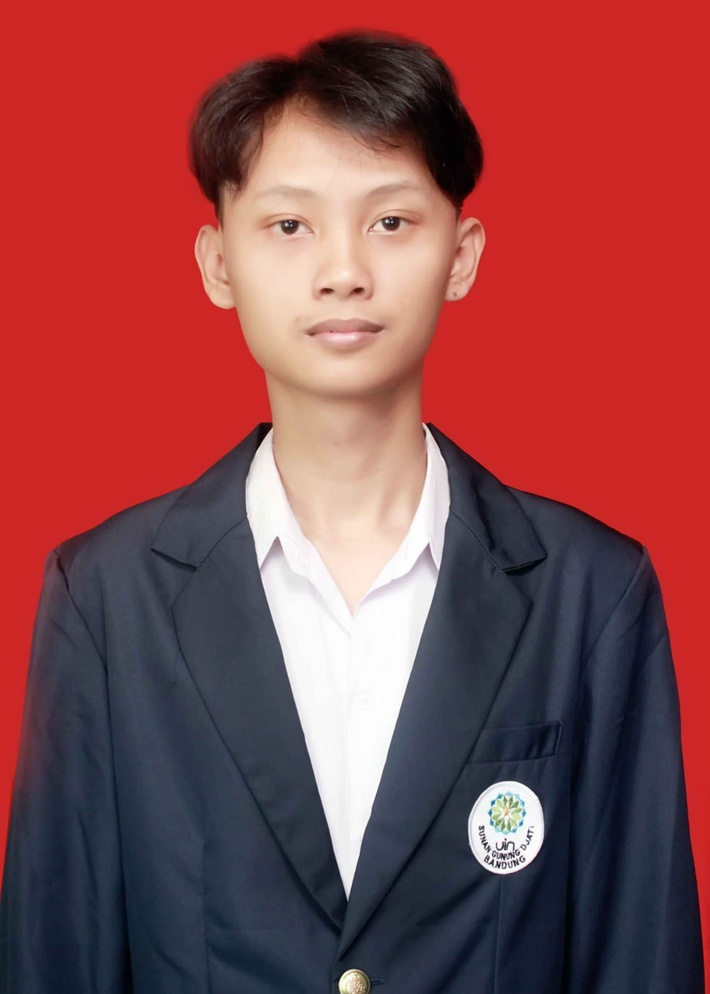
#> input picture saya.jpg, 710 x 994 px, shrunk from 1142 x 1600 before the run
$ python 'Praktikum 11 Morfologi Citra-Dilasi&Erosi.py'
#> lines starting #> are read from the running program, lines starting #| are printed output that depends on the picture
#import library
import cv2
import numpy as np
import matplotlib.pyplot as plt

#import image
# Reading the input image
img = cv2.imread('saya.jpg', 0)
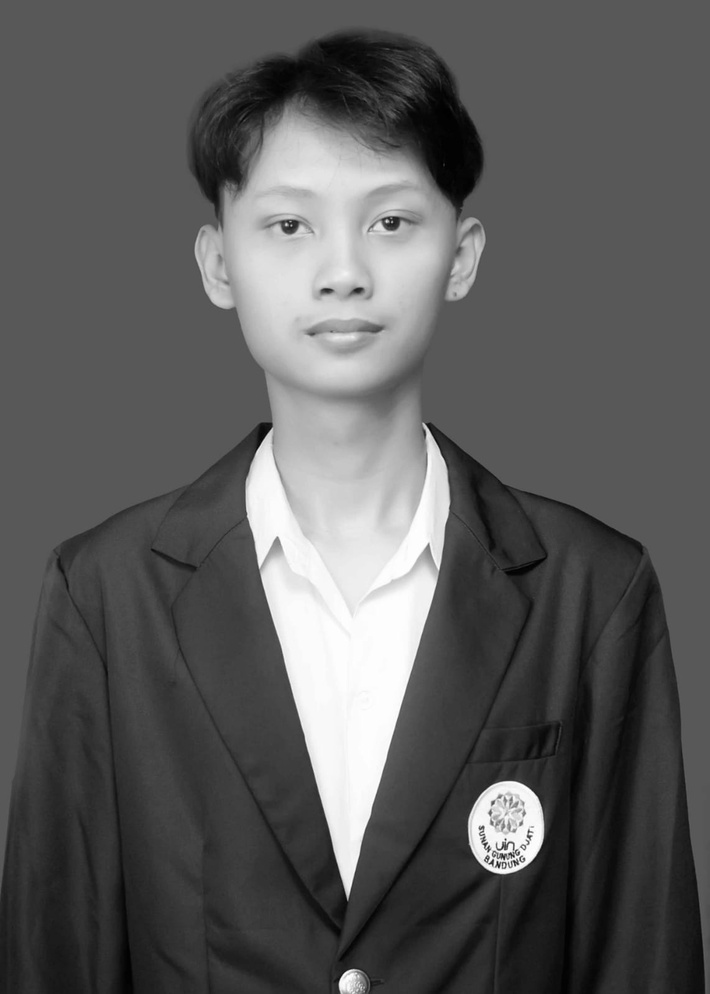
#> img: shape (994, 710); min 0, max 255, mean 90.7

# Taking a matrix of size 5 as the kernel
kernel = np.ones((5,5), np.uint8)

#proses dilasi dan erosi
img_erosion = cv2.erode(img, kernel, iterations=1)
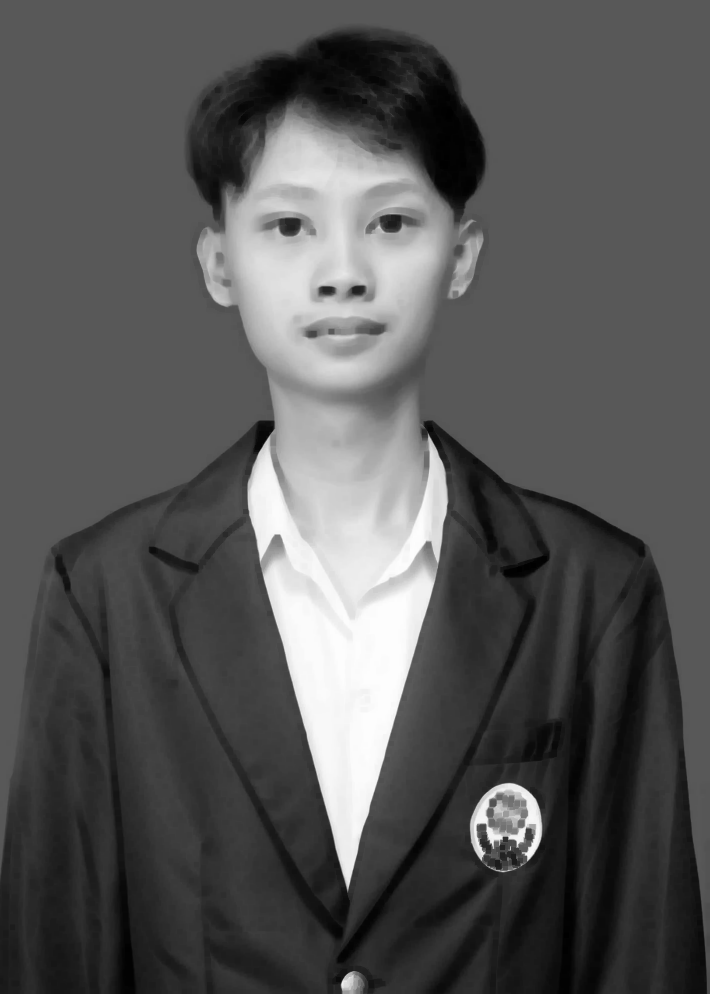
#> img_erosion: shape (994, 710); min 0, max 253, mean 85.7
img_dilation = cv2.dilate(img, kernel, iterations=1)
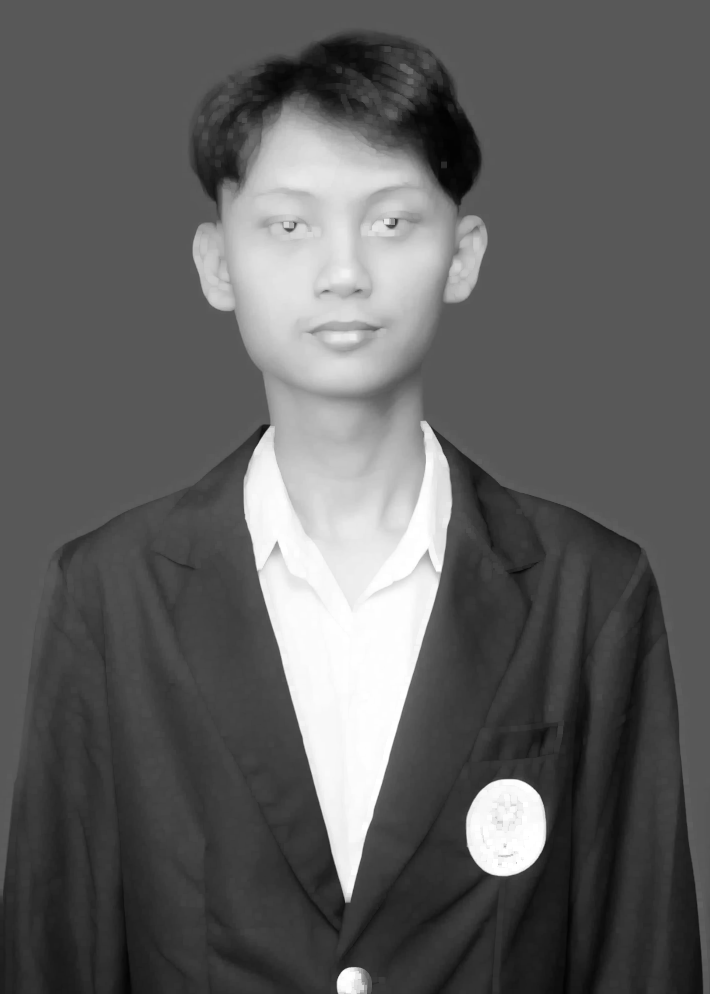
#> img_dilation: shape (994, 710); min 2, max 255, mean 95.3

#plot image
fig, axes = plt.subplots(3, 2, figsize=(20, 20))
ax = axes.ravel()

ax[0].imshow(img, cmap = 'gray')
ax[0].set_title("Citra Input")
ax[1].hist(img.ravel(), bins = 256)
ax[1].set_title("Histogram Citra Input")

ax[2].imshow(img_erosion, cmap = 'gray')
ax[2].set_title("Citra Output Erosi")
ax[3].hist(img_erosion.ravel(), bins = 256)
ax[3].set_title("Histogram Citra Output Erosi")

ax[4].imshow(img_dilation, cmap = 'gray')
ax[4].set_title("Citra Output Dilasi")
ax[5].hist(img_dilation.ravel(), bins = 256)
ax[5].set_title("Histogram Citra Output Erosi")

plt.show()
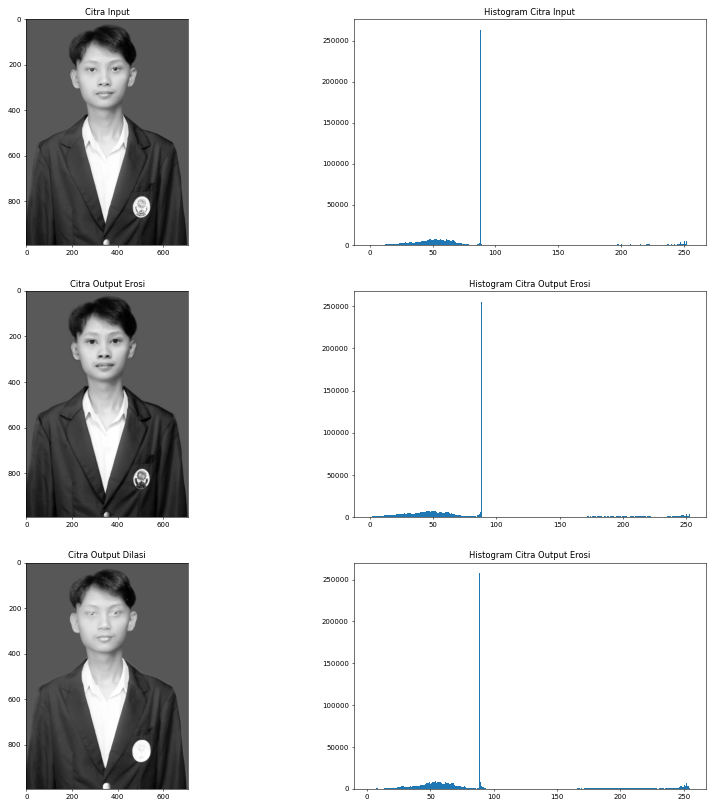
#> figure drawn by matplotlib, 6 panels; panel 2: tallest bar 263607 high, from x = 87.66 to 88.65; panel 4: tallest bar 255387 high, from x = 87.96 to 88.95; panel 6: tallest bar 257514 high, from x = 87.98 to 88.97
